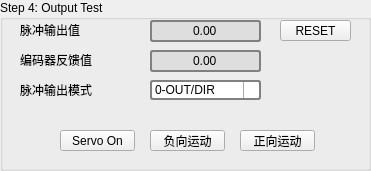
    <widget class="QGroupBox" name="step4">
     <property name="geometry">
      <rect>
       <x>200</x>
       <y>460</y>
       <width>371</width>
       <height>171</height>
      </rect>
     </property>
     <property name="title">
      <string>Step 4: Output Test</string>
     </property>
     <widget class="QLabel" name="label_38">
      <property name="geometry">
       <rect>
        <x>20</x>
        <y>20</y>
        <width>111</width>
        <height>20</height>
       </rect>
      </property>
      <property name="text">
       <string>脉冲输出值</string>
      </property>
     </widget>
     <widget class="QLabel" name="label_39">
      <property name="geometry">
       <rect>
        <x>20</x>
        <y>50</y>
        <width>111</width>
        <height>20</height>
       </rect>
      </property>
      <property name="text">
       <string>编码器反馈值</string>
      </property>
     </widget>
     <widget class="QLabel" name="label_40">
      <property name="geometry">
       <rect>
        <x>20</x>
        <y>80</y>
        <width>111</width>
        <height>20</height>
       </rect>
      </property>
      <property name="text">
       <string>脉冲输出模式</string>
      </property>
     </widget>
     <widget class="QPushButton" name="reset_outputpos">
      <property name="geometry">
       <rect>
        <x>280</x>
        <y>20</y>
        <width>71</width>
        <height>21</height>
       </rect>
      </property>
      <property name="styleSheet">
       <string notr="true">QPushButton {    
    border-radius: 5px;
    background-color: #00bcd4;
	font: 75 9pt &quot;黑体&quot;;
	color: white;
}

QPushButton:hover{
	background-color: #03a9f4;
	color: white;
}

QPushButton:pressed{
	background-color: #2196f3;
    border-style: inset;
}2196f3</string>
      </property>
      <property name="text">
       <string>RESET</string>
      </property>
     </widget>
     <widget class="QComboBox" name="outputmode">
      <property name="geometry">
       <rect>
        <x>150</x>
        <y>80</y>
        <width>111</width>
        <height>20</height>
       </rect>
      </property>
      <property name="styleSheet">
       <string notr="true">QComboBox {
    border: 2px solid gray;
    border-radius: 3px;
    min-width: 6em;
}


QComboBox::drop-down {
    subcontrol-origin: padding;
    subcontrol-position: top right;
    width: 15px;
    border-left-width: 1px;  
	border-left-color: darkgray;
    border-left-style: solid;
    border-top-right-radius: 3px;
    border-bottom-right-radius: 3px;
}

QComboBox::down-arrow {
    image: url(:/icon/res/ui_down_arrow.png);
}

QComboBox::down-arrow:on {
    top: 1px;
    left: 1px;
}


</string>
      </property>
      <item>
       <property name="text">
        <string>0-OUT/DIR</string>
       </property>
      </item>
      <item>
       <property name="text">
        <string>1-CW/CCW</string>
       </property>
      </item>
     </widget>
     <widget class="QLabel" name="servo_lamp">
      <property name="geometry">
       <rect>
        <x>20</x>
        <y>130</y>
        <width>20</width>
        <height>20</height>
       </rect>
      </property>
      <property name="styleSheet">
       <string notr="true">border-image: url(:/icon/res/lamp_signal_off.png);</string>
      </property>
      <property name="text">
       <string/>
      </property>
     </widget>
     <widget class="QPushButton" name="servo">
      <property name="geometry">
       <rect>
        <x>60</x>
        <y>130</y>
        <width>75</width>
        <height>21</height>
       </rect>
      </property>
      <property name="styleSheet">
       <string notr="true">QPushButton {    
    border-radius: 5px;
    background-color: #00bcd4;
	font: 75 9pt &quot;黑体&quot;;
	color: white;
}

QPushButton:hover{
	background-color: #03a9f4;
	color: white;
}

QPushButton:pressed{
	background-color: #2196f3;
    border-style: inset;
}2196f3</string>
      </property>
      <property name="text">
       <string>Servo On</string>
      </property>
     </widget>
     <widget class="QPushButton" name="move_mel">
      <property name="geometry">
       <rect>
        <x>150</x>
        <y>130</y>
        <width>75</width>
        <height>21</height>
       </rect>
      </property>
      <property name="styleSheet">
       <string notr="true">QPushButton {    
    border-radius: 5px;
    background-color: #00bcd4;
	font: 75 9pt &quot;黑体&quot;;
	color: white;
}

QPushButton:hover{
	background-color: #03a9f4;
	color: white;
}

QPushButton:pressed{
	background-color: #2196f3;
    border-style: inset;
}2196f3</string>
      </property>
      <property name="text">
       <string>负向运动</string>
      </property>
     </widget>
     <widget class="QPushButton" name="move_pel">
      <property name="geometry">
       <rect>
        <x>240</x>
        <y>130</y>
        <width>75</width>
        <height>21</height>
       </rect>
      </property>
      <property name="styleSheet">
       <string notr="true">QPushButton {    
    border-radius: 5px;
    background-color: #00bcd4;
	font: 75 9pt &quot;黑体&quot;;
	color: white;
}

QPushButton:hover{
	background-color: #03a9f4;
	color: white;
}

QPushButton:pressed{
	background-color: #2196f3;
    border-style: inset;
}2196f3</string>
      </property>
      <property name="text">
       <string>正向运动</string>
      </property>
     </widget>
     <widget class="QDoubleSpinBox" name="outputPos">
      <property name="geometry">
       <rect>
        <x>150</x>
        <y>20</y>
        <width>111</width>
        <height>22</height>
       </rect>
      </property>
      <property name="styleSheet">
       <string notr="true">QDoubleSpinBox {
    border: 2px solid gray;
    border-radius: 3px;
    padding: 0 8px;
    background: rgb(222, 222, 222);
    selection-background-color: darkgray;
}</string>
      </property>
      <property name="frame">
       <bool>false</bool>
      </property>
      <property name="alignment">
       <set>Qt::AlignCenter</set>
      </property>
      <property name="readOnly">
       <bool>true</bool>
      </property>
      <property name="buttonSymbols">
       <enum>QAbstractSpinBox::NoButtons</enum>
      </property>
      <property name="minimum">
       <double>-1000.000000000000000</double>
      </property>
      <property name="maximum">
       <double>1000.000000000000000</double>
      </property>
      <property name="value">
       <double>0.000000000000000</double>
      </property>
     </widget>
     <widget class="QDoubleSpinBox" name="fbPos_2">
      <property name="geometry">
       <rect>
        <x>150</x>
        <y>50</y>
        <width>111</width>
        <height>22</height>
       </rect>
      </property>
      <property name="styleSheet">
       <string notr="true">QDoubleSpinBox {
    border: 2px solid gray;
    border-radius: 3px;
    padding: 0 8px;
    background: rgb(222, 222, 222);
    selection-background-color: darkgray;
}</string>
      </property>
      <property name="frame">
       <bool>false</bool>
      </property>
      <property name="alignment">
       <set>Qt::AlignCenter</set>
      </property>
      <property name="readOnly">
       <bool>true</bool>
      </property>
      <property name="buttonSymbols">
       <enum>QAbstractSpinBox::NoButtons</enum>
      </property>
      <property name="minimum">
       <double>-1000.000000000000000</double>
      </property>
      <property name="maximum">
       <double>1000.000000000000000</double>
      </property>
     </widget>
    </widget>
